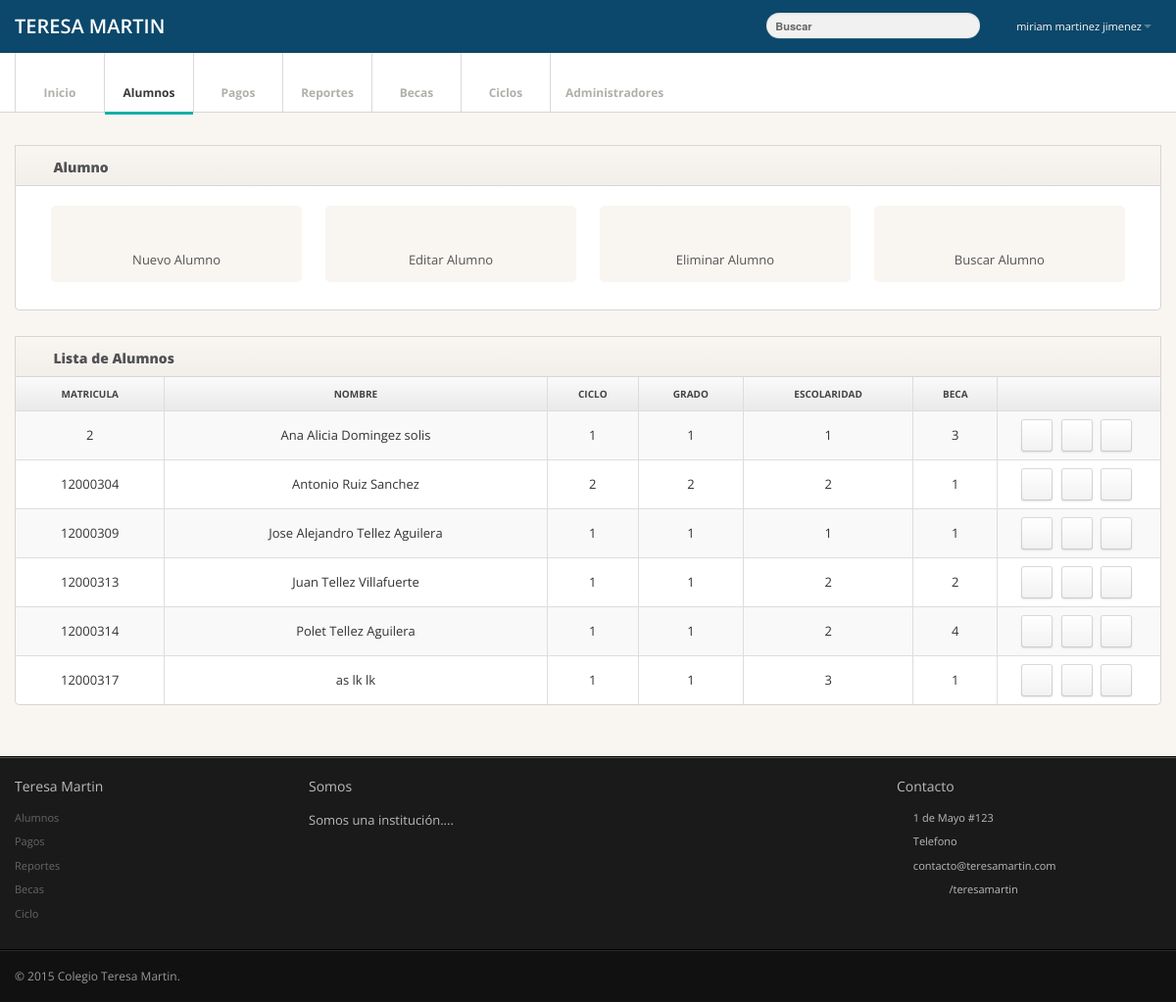
The app's page /alumnos.php (signed in) with its own data.
### tables this page shows
CREATE TABLE IF NOT EXISTS `alumno` (
  `matricula` int(11) NOT NULL,
  `a_paterno` varchar(45) NOT NULL,
  `a_materno` varchar(45) NOT NULL,
  `nombre` varchar(45) NOT NULL,
  `idsexo` int(11) NOT NULL,
  `idestatus` int(11) NOT NULL,
  `idgg` int(11) NOT NULL,
  `idescolaridad` int(11) NOT NULL,
  `idtutor` int(11) NOT NULL,
  `idbeca` int(11) NOT NULL,
  `idgrado` int(11) NOT NULL,
  `idgrupo` int(11) NOT NULL
);

### conexion.php (called while the page is built, shortened)
<?php
class Conexion
{
private static $instancia;
private $con;
private function __construct()
{
    try
    {
    $this->con = new PDO("mysql:host=localhost;dbname=teresamartin",'root','');
    $this->con->exec("SET CHARSET SET utf8");
    }
    catch(PDOEception $e)
    {
        echo "Error:" . $e->getMessage();
        die();
    }
}
  public static function singleton_conexion()
    {
    if(!isset(self::$instancia)){
    self::$instancia = new $miclase;
    }
    return self::$instancia;
    }
public function prepare($sql)
{
return $this->con->prepare($sql);
}
}

### Alumno.php (called while the page is built, shortened)
<?php
require_once 'conexion.php';
class Alumno{
   private $con;
   public function __construct()
   {
      $this->con = Conexion::singleton_conexion();
   }
   public function get_alumno($matricula = null){
      try {
         $sql = "SELECT * FROM alumno";
         $consulta = $this->con->prepare($sql);
         $consulta->execute();
         if($consulta->rowCount() > 0){
            return $consulta;
         } else {
            return FALSE;
         }
      } catch (PDOExeption $e) {
         print "Error:". $e->getMessge();
      }
   }
}

### alumnos.php (the view, shortened to what this page needs)
<?php
include_once 'Alumno.php';
$alumno = new Alumno();
$datos = $alumno->get_alumno(null);
?>
<!DOCTYPE html>
<html lang="es">
   <head>
      <link href="css/bootstrap.min.css" rel="stylesheet">
      <link href="css/bootstrap-responsive.min.css" rel="stylesheet">
      <link href="css/font-awesome.css" rel="stylesheet">
      <link href="css/style.css" rel="stylesheet">
      <link href="css/pages/dashboard.css" rel="stylesheet">
      <link href="css/styleAAA.css" rel="stylesheet">
   </head>
   <body>
      <div class="navbar navbar-fixed-top">
         <div class="navbar-inner">
            <div class="container">
               <a class="brand" href="index.php">TERESA MARTIN </a>
               <div class="nav-collapse">
                  <ul class="nav pull-right">
                     <li class="dropdown">
                        <a href="#" class="dropdown-toggle" data-toggle="dropdown"><i class="icon-user"></i>&nbsp;<?php echo $_SESSION['nombre']?><b class="caret"></b></a>
                     </li>
                  </ul>
                  <form class="navbar-search pull-right">
                     <input type="text" class="search-query" placeholder="Buscar">
                  </form>
               </div>
            </div>
         </div>
      </div>
      <div class="subnavbar">
         <div class="subnavbar-inner">
            <div class="container">
               <ul class="mainnav">
                  <li><a href="index.php"><i class="icon-home"></i><span>Inicio</span> </a> </li>
                  <li class="active"><a href="alumnos.php"><i class=" icon-user"></i><span>Alumnos</span> </a> </li>
                  <li><a href="pagos.php"><i class=" icon-money"></i><span>Pagos</span> </a> </li>
                  <li><a href="reportes.php"><i class="icon-list-alt"></i><span>Reportes</span> </a> </li>
                  <li><a href="becas.php"><i class=" icon-bookmark"></i><span>Becas</span> </a> </li>
                  <li><a href="ciclos.php"><i class=" icon-refresh"></i><span>Ciclos</span> </a> </li>
                  <li><a href="administradores.php"><i class=" icon-user"></i><span>Administradores</span> </a> </li>
               </ul>
            </div>
         </div>
      </div>
      <div class="main">
         <div class="main-inner">
            <div class="container">
               <div class="row">
                  <div class="span12">
                     <div class="widget">
                        <div class="widget-header"> <i class="icon-user"></i>
                           <h3>Alumno</h3>
                        </div>
                        <div class="widget-content">
                           <div class="shortcuts">
                              <a href="frm_alumno.php" class="shortcut">
                                 <i class="shortcut-icon icon-plus"></i><span class="shortcut-label">Nuevo Alumno</span> </a>
                              <a href="javascript:;" class="shortcut" data-toggle="modal" data-target="#matricula_editar">
                                 <i class="shortcut-icon icon-pencil"></i><span class="shortcut-label">Editar Alumno</span> </a>
                              <a href="javascript:;" class="shortcut"data-toggle="modal" data-target="#matricula_eliminar">
                                 <i class="shortcut-icon icon-trash"></i> <span class="shortcut-label">Eliminar Alumno</span></a>
                              <a href="javascript:;" class="shortcut"data-toggle="modal" data-target="#matricula_ver">
                                 <i class="shortcut-icon icon-search"></i> <span class="shortcut-label">Buscar Alumno</span></a>                              </div>
                        </div>
                     </div>
                  </div>
                  <div class="span12">
                     <div class="widget widget-table action-table">
                        <div class="widget-header"> <i class="icon-th-list"></i>
                           <h3>Lista de Alumnos</h3>
                        </div>
                        <div class="widget-content">
                           <table class="table table-striped table-bordered get_table">
                              <thead>
                                 <tr>
                                    <th> Matricula </th>
                                    <th> Nombre </th>
                                    <th> Ciclo </th>
                                    <th> Grado </th>
                                    <th> Escolaridad </th>
                                    <th> Beca</th>
                                    <th class="td-actions"> </th>
                                 </tr>
                              </thead>
                              <tbody>
                                <?php
while ($row = $datos->fetchObject()){
                                 ?>
                                 <tr>
                                    <td><?php echo $row->matricula;?></td>
                                    <td><?php echo $row->nombre," ", $row->a_paterno," ", $row->a_materno;?></td>
                                    <td><?php echo $row->idgg;?></td>
                                    <td><?php echo $row->idgg;?></td>
                                    <td><?php echo $row->idescolaridad;?></td>
                                    <td><?php echo $row->idbeca;?></td>
                                    <td class="td-actions">
                                       <span id="tooltip-ver" class="input-group-addon mitooltip" title="Ver más datos del Alumno" data-placement="top">
                                         <a href="frm_alumno.php?matricula=<?php echo $row->matricula;?>&ver=ver" class="btn btn-small btn-invert" title="Ver mas">
                                          <i class="btn-icon-only icon-zoom-in"> </i></a></span>
                                          <span id="tooltip-editar" class="input-group-addon mitooltip" title="Editar información del Alumno" data-placement="top">
                                       <a href="frm_alumno.php?matricula=<?php echo $row->matricula;?>" class="btn btn-small btn-invert" title="Editar">
                                          <i class="btn-icon-only icon-pencil"> </i></a></span>
                                          <span id="tooltip-eliminar" class="input-group-addon mitooltip" title="Eliminar Alumno" data-placement="top">
                                       <a href="del_alumno.php?matricula=<?php echo $row->matricula;?>" class="btn btn-small btn-invert" title="Eliminar">
                                          <i class="btn-icon-only icon-trash"> </i></a></span>
                                    </td>
                                 </tr>
                                 <?php
}
                                 ?>
                              </tbody>
                           </table>
                        </div>
                     </div>
                  </div>
               </div>
            </div>
         </div>
      </div>
      <div class="extra">
         <div class="extra-inner">
            <div class="container">
               <div class="row">
                  <div class="span3">
                     <h4>
                        Teresa Martin</h4>
                     <ul>
                        <li><a href="alumnos.php">Alumnos</a></li>
                        <li><a href="#">Pagos</a></li>
                        <li><a href="#">Reportes</a></li>
                        <li><a href="#">Becas</a></li>
                        <li><a href="#">Ciclo</a></li>
                     </ul>
                  </div>
                  <div class="span6">
                     <h4>
                        Somos</h4>
                     <p>
                        Somos una institución....
                     </p>
                  </div>
                  <div class="span3">
                     <h4>
                        Contacto</h4>
                     <ul>
                        <li><i class="icon-map-marker"></i><span> 1 de Mayo #123</span></li>
                        <li><i class="icon-phone"></i><span> Telefono</span></li>
                        <li><i class="icon-envelope"></i><span> contacto@teresamartin.com</span></li>
                        <li><i class="fa icon-twitter"></i>&nbsp;<i class="fa icon-facebook"></i>&nbsp;<i class="fa icon-youtube"></i>&nbsp;<span> /teresamartin</span></li>
                     </ul>
                  </div>
               </div>
            </div>
         </div>
      </div>
      <div class="footer">
         <div class="footer-inner">
            <div class="container">
               <div class="row">
                  <div class="span12"> &copy; 2015 <a href="#">Colegio Teresa Martin</a>. </div>
               </div>
            </div>
         </div>
      </div>
   </body>
</html>

### css/pages/dashboard.css (style rules this page uses)
.shortcuts { text-align: center; }
.shortcuts .shortcut { width: 22.50%; display: inline-block; padding: 12px 0; margin: 0 .9% 1em; vertical-align: top; text-decoration: none; background: #f9f6f1; border-radius: 5px; }
.shortcuts .shortcut .shortcut-icon { margin-top: .25em; margin-bottom: .25em; font-size: 32px; color: #545454; }
.shortcuts .shortcut-label { display: block; font-weight: 400; color: #545454; }
.action-table .btn-small { padding: 4px 5px 5px; font-size: 10px; }
.action-table .td-actions { width: 80px; text-align: center; }
.action-table .td-actions .btn { margin-right: .5em; }
.action-table .td-actions .btn:last-child { margin-rigth: 0; }

### css/styleAAA.css (style rules this page uses)
.get_table .td-actions { width: 150px; }
.get_table tr td, .get_table tr th { text-align: center; }
.navbar-inner { background: rgb(11,72,107) !important; }
.navbar-search .search-query { background-color: rgb(241,241,241); }
a { color: rgb(221,229,0); }
.subnavbar .container > ul > li.active > a { border-bottom: 3px solid rgb(20,176,166); }

### records on screen
alumno: matricula "2", nombre "Ana Alicia", a_paterno "Domingez", a_materno "solis", idgg "1", idescolaridad "1", idbeca "3"
alumno: matricula "12000304", nombre "Antonio", a_paterno "Ruiz", a_materno "Sanchez", idgg "2", idescolaridad "2", idbeca "1"
alumno: matricula "12000309", nombre "Jose Alejandro", a_paterno "Tellez", a_materno "Aguilera", idgg "1", idescolaridad "1", idbeca "1"
alumno: matricula "12000313", nombre "Juan", a_paterno "Tellez", a_materno "Villafuerte", idgg "1", idescolaridad "2", idbeca "2"
alumno: matricula "12000314", nombre "Polet", a_paterno "Tellez", a_materno "Aguilera", idgg "1", idescolaridad "2", idbeca "4"
alumno: matricula "12000317", nombre "as", a_paterno "lk", a_materno "lk", idgg "1", idescolaridad "3", idbeca "1"

### other values on screen
$_SESSION['nombre'] "miriam martinez jimenez"
